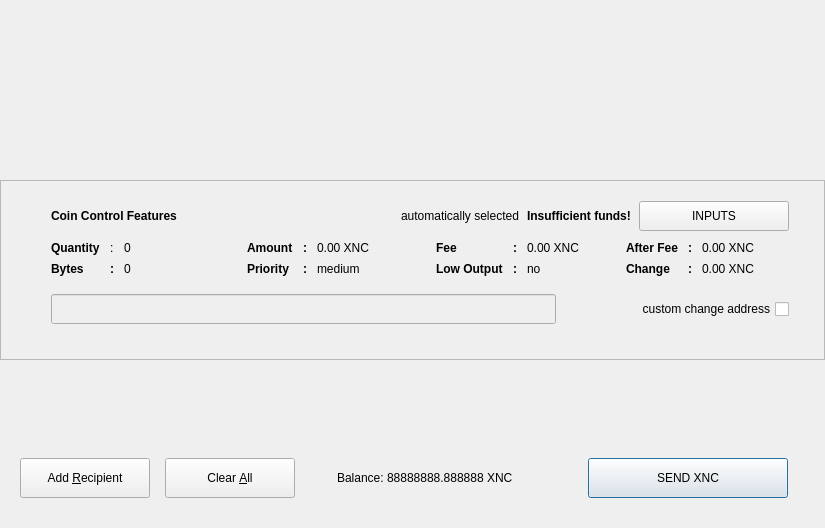
<?xml version="1.0" encoding="UTF-8"?>
<ui version="4.0">
 <class>SendCoinsDialog</class>
 <widget class="QDialog" name="SendCoinsDialog">
  <property name="geometry">
   <rect>
    <x>0</x>
    <y>0</y>
    <width>825</width>
    <height>550</height>
   </rect>
  </property>
  <property name="minimumSize">
   <size>
    <width>825</width>
    <height>550</height>
   </size>
  </property>
  <property name="windowTitle">
   <string>Send Coins</string>
  </property>
  <layout class="QVBoxLayout" name="verticalLayout" stretch="0,0,0,0">
   <property name="spacing">
    <number>0</number>
   </property>
   <property name="sizeConstraint">
    <enum>QLayout::SetFixedSize</enum>
   </property>
   <property name="margin">
    <number>0</number>
   </property>
   <item>
    <widget class="QFrame" name="frmBanner">
     <property name="minimumSize">
      <size>
       <width>825</width>
       <height>180</height>
      </size>
     </property>
     <property name="maximumSize">
      <size>
       <width>825</width>
       <height>180</height>
      </size>
     </property>
    </widget>
   </item>
   <item>
    <widget class="QFrame" name="frameCoinControl">
     <property name="enabled">
      <bool>true</bool>
     </property>
     <property name="sizePolicy">
      <sizepolicy hsizetype="Expanding" vsizetype="Expanding">
       <horstretch>0</horstretch>
       <verstretch>0</verstretch>
      </sizepolicy>
     </property>
     <property name="minimumSize">
      <size>
       <width>825</width>
       <height>180</height>
      </size>
     </property>
     <property name="maximumSize">
      <size>
       <width>825</width>
       <height>180</height>
      </size>
     </property>
     <property name="frameShape">
      <enum>QFrame::StyledPanel</enum>
     </property>
     <property name="frameShadow">
      <enum>QFrame::Sunken</enum>
     </property>
     <layout class="QVBoxLayout" name="verticalLayoutCoinControl2">
      <property name="spacing">
       <number>0</number>
      </property>
      <property name="leftMargin">
       <number>50</number>
      </property>
      <property name="topMargin">
       <number>20</number>
      </property>
      <property name="rightMargin">
       <number>35</number>
      </property>
      <property name="bottomMargin">
       <number>20</number>
      </property>
      <item>
       <spacer name="verticalSpacer_2">
        <property name="orientation">
         <enum>Qt::Vertical</enum>
        </property>
        <property name="sizeType">
         <enum>QSizePolicy::Maximum</enum>
        </property>
        <property name="sizeHint" stdset="0">
         <size>
          <width>20</width>
          <height>10</height>
         </size>
        </property>
       </spacer>
      </item>
      <item>
       <layout class="QVBoxLayout" name="verticalLayoutCoinControl" stretch="0,1,0">
        <property name="spacing">
         <number>0</number>
        </property>
        <property name="leftMargin">
         <number>0</number>
        </property>
        <property name="topMargin">
         <number>0</number>
        </property>
        <item>
         <layout class="QHBoxLayout" name="hLayoutHeader1" stretch="0,0,0,0,0">
          <property name="spacing">
           <number>8</number>
          </property>
          <property name="bottomMargin">
           <number>10</number>
          </property>
          <item>
           <widget class="QLabel" name="labelCoinControlFeatures">
            <property name="sizePolicy">
             <sizepolicy hsizetype="Preferred" vsizetype="Maximum">
              <horstretch>0</horstretch>
              <verstretch>0</verstretch>
             </sizepolicy>
            </property>
            <property name="font">
             <font>
              <weight>75</weight>
              <bold>true</bold>
             </font>
            </property>
            <property name="text">
             <string>Coin Control Features</string>
            </property>
           </widget>
          </item>
          <item>
           <spacer name="horizontalSpacerCoinControl">
            <property name="orientation">
             <enum>Qt::Horizontal</enum>
            </property>
            <property name="sizeHint" stdset="0">
             <size>
              <width>40</width>
              <height>1</height>
             </size>
            </property>
           </spacer>
          </item>
          <item>
           <widget class="QLabel" name="labelCoinControlAutomaticallySelected">
            <property name="text">
             <string>automatically selected</string>
            </property>
            <property name="margin">
             <number>5</number>
            </property>
           </widget>
          </item>
          <item>
           <widget class="QLabel" name="labelCoinControlInsuffFunds">
            <property name="font">
             <font>
              <weight>75</weight>
              <bold>true</bold>
             </font>
            </property>
            <property name="text">
             <string>Insufficient funds!</string>
            </property>
            <property name="margin">
             <number>5</number>
            </property>
           </widget>
          </item>
          <item>
           <widget class="QPushButton" name="pushButtonCoinControl">
            <property name="minimumSize">
             <size>
              <width>150</width>
              <height>30</height>
             </size>
            </property>
            <property name="text">
             <string>INPUTS</string>
            </property>
           </widget>
          </item>
         </layout>
        </item>
        <item>
         <widget class="QWidget" name="widgetCoinControl" native="true">
          <property name="sizePolicy">
           <sizepolicy hsizetype="Preferred" vsizetype="Preferred">
            <horstretch>0</horstretch>
            <verstretch>0</verstretch>
           </sizepolicy>
          </property>
          <property name="minimumSize">
           <size>
            <width>0</width>
            <height>0</height>
           </size>
          </property>
          <layout class="QHBoxLayout" name="horizontalLayoutCoinControl5">
           <property name="margin">
            <number>0</number>
           </property>
           <item>
            <layout class="QHBoxLayout" name="horizontalLayoutCoinControl3" stretch="1,1,1,1">
             <property name="spacing">
              <number>20</number>
             </property>
             <property name="topMargin">
              <number>0</number>
             </property>
             <property name="bottomMargin">
              <number>18</number>
             </property>
             <item>
              <layout class="QGridLayout" name="gridLayout" columnstretch="0,0,1" columnminimumwidth="0,0,0">
               <property name="leftMargin">
                <number>0</number>
               </property>
               <property name="topMargin">
                <number>0</number>
               </property>
               <property name="rightMargin">
                <number>6</number>
               </property>
               <property name="horizontalSpacing">
                <number>10</number>
               </property>
               <property name="verticalSpacing">
                <number>7</number>
               </property>
               <item row="0" column="0">
                <widget class="QLabel" name="labelCoinControlQuantityText">
                 <property name="font">
                  <font>
                   <weight>75</weight>
                   <bold>true</bold>
                  </font>
                 </property>
                 <property name="text">
                  <string>Quantity</string>
                 </property>
                 <property name="margin">
                  <number>0</number>
                 </property>
                </widget>
               </item>
               <item row="1" column="2">
                <widget class="QLabel" name="labelCoinControlBytes">
                 <property name="cursor">
                  <cursorShape>IBeamCursor</cursorShape>
                 </property>
                 <property name="contextMenuPolicy">
                  <enum>Qt::ActionsContextMenu</enum>
                 </property>
                 <property name="text">
                  <string>0</string>
                 </property>
                 <property name="textInteractionFlags">
                  <set>Qt::LinksAccessibleByMouse|Qt::TextSelectableByKeyboard|Qt::TextSelectableByMouse</set>
                 </property>
                </widget>
               </item>
               <item row="0" column="2">
                <widget class="QLabel" name="labelCoinControlQuantity">
                 <property name="cursor">
                  <cursorShape>IBeamCursor</cursorShape>
                 </property>
                 <property name="contextMenuPolicy">
                  <enum>Qt::ActionsContextMenu</enum>
                 </property>
                 <property name="text">
                  <string>0</string>
                 </property>
                 <property name="margin">
                  <number>0</number>
                 </property>
                 <property name="textInteractionFlags">
                  <set>Qt::LinksAccessibleByMouse|Qt::TextSelectableByKeyboard|Qt::TextSelectableByMouse</set>
                 </property>
                </widget>
               </item>
               <item row="0" column="1">
                <widget class="QLabel" name="lblSemiColon11">
                 <property name="text">
                  <string>:</string>
                 </property>
                </widget>
               </item>
               <item row="1" column="0">
                <widget class="QLabel" name="labelCoinControlBytesText">
                 <property name="font">
                  <font>
                   <weight>75</weight>
                   <bold>true</bold>
                  </font>
                 </property>
                 <property name="text">
                  <string>Bytes</string>
                 </property>
                </widget>
               </item>
               <item row="1" column="1">
                <widget class="QLabel" name="lblSemiColon12">
                 <property name="font">
                  <font>
                   <weight>75</weight>
                   <bold>true</bold>
                  </font>
                 </property>
                 <property name="text">
                  <string>:</string>
                 </property>
                </widget>
               </item>
              </layout>
             </item>
             <item>
              <layout class="QGridLayout" name="gridLayout_2" columnstretch="0,0,1">
               <property name="leftMargin">
                <number>6</number>
               </property>
               <property name="topMargin">
                <number>0</number>
               </property>
               <property name="rightMargin">
                <number>6</number>
               </property>
               <property name="horizontalSpacing">
                <number>10</number>
               </property>
               <property name="verticalSpacing">
                <number>7</number>
               </property>
               <item row="0" column="0">
                <widget class="QLabel" name="labelCoinControlAmountText">
                 <property name="font">
                  <font>
                   <weight>75</weight>
                   <bold>true</bold>
                  </font>
                 </property>
                 <property name="text">
                  <string>Amount</string>
                 </property>
                 <property name="margin">
                  <number>0</number>
                 </property>
                </widget>
               </item>
               <item row="1" column="2">
                <widget class="QLabel" name="labelCoinControlPriority">
                 <property name="cursor">
                  <cursorShape>IBeamCursor</cursorShape>
                 </property>
                 <property name="contextMenuPolicy">
                  <enum>Qt::ActionsContextMenu</enum>
                 </property>
                 <property name="text">
                  <string>medium</string>
                 </property>
                 <property name="textInteractionFlags">
                  <set>Qt::LinksAccessibleByMouse|Qt::TextSelectableByKeyboard|Qt::TextSelectableByMouse</set>
                 </property>
                </widget>
               </item>
               <item row="1" column="0">
                <widget class="QLabel" name="labelCoinControlPriorityText">
                 <property name="font">
                  <font>
                   <weight>75</weight>
                   <bold>true</bold>
                  </font>
                 </property>
                 <property name="text">
                  <string>Priority</string>
                 </property>
                </widget>
               </item>
               <item row="0" column="2">
                <widget class="QLabel" name="labelCoinControlAmount">
                 <property name="cursor">
                  <cursorShape>IBeamCursor</cursorShape>
                 </property>
                 <property name="contextMenuPolicy">
                  <enum>Qt::ActionsContextMenu</enum>
                 </property>
                 <property name="text">
                  <string>0.00 XNC</string>
                 </property>
                 <property name="textInteractionFlags">
                  <set>Qt::LinksAccessibleByMouse|Qt::TextSelectableByKeyboard|Qt::TextSelectableByMouse</set>
                 </property>
                </widget>
               </item>
               <item row="0" column="1">
                <widget class="QLabel" name="lblSemiColon21">
                 <property name="font">
                  <font>
                   <weight>75</weight>
                   <bold>true</bold>
                  </font>
                 </property>
                 <property name="text">
                  <string>:</string>
                 </property>
                </widget>
               </item>
               <item row="1" column="1">
                <widget class="QLabel" name="lblSemiColon22">
                 <property name="font">
                  <font>
                   <weight>75</weight>
                   <bold>true</bold>
                  </font>
                 </property>
                 <property name="text">
                  <string>:</string>
                 </property>
                </widget>
               </item>
              </layout>
             </item>
             <item>
              <layout class="QGridLayout" name="gridLayout_3" columnstretch="0,0,1">
               <property name="leftMargin">
                <number>6</number>
               </property>
               <property name="topMargin">
                <number>0</number>
               </property>
               <property name="rightMargin">
                <number>6</number>
               </property>
               <property name="horizontalSpacing">
                <number>10</number>
               </property>
               <property name="verticalSpacing">
                <number>7</number>
               </property>
               <item row="0" column="2">
                <widget class="QLabel" name="labelCoinControlFee">
                 <property name="cursor">
                  <cursorShape>IBeamCursor</cursorShape>
                 </property>
                 <property name="contextMenuPolicy">
                  <enum>Qt::ActionsContextMenu</enum>
                 </property>
                 <property name="text">
                  <string>0.00 XNC</string>
                 </property>
                 <property name="textInteractionFlags">
                  <set>Qt::LinksAccessibleByMouse|Qt::TextSelectableByKeyboard|Qt::TextSelectableByMouse</set>
                 </property>
                </widget>
               </item>
               <item row="1" column="0">
                <widget class="QLabel" name="labelCoinControlLowOutputText">
                 <property name="font">
                  <font>
                   <weight>75</weight>
                   <bold>true</bold>
                  </font>
                 </property>
                 <property name="text">
                  <string>Low Output</string>
                 </property>
                </widget>
               </item>
               <item row="1" column="2">
                <widget class="QLabel" name="labelCoinControlLowOutput">
                 <property name="cursor">
                  <cursorShape>IBeamCursor</cursorShape>
                 </property>
                 <property name="contextMenuPolicy">
                  <enum>Qt::ActionsContextMenu</enum>
                 </property>
                 <property name="text">
                  <string>no</string>
                 </property>
                 <property name="textInteractionFlags">
                  <set>Qt::LinksAccessibleByMouse|Qt::TextSelectableByKeyboard|Qt::TextSelectableByMouse</set>
                 </property>
                </widget>
               </item>
               <item row="0" column="0">
                <widget class="QLabel" name="labelCoinControlFeeText">
                 <property name="font">
                  <font>
                   <weight>75</weight>
                   <bold>true</bold>
                  </font>
                 </property>
                 <property name="text">
                  <string>Fee</string>
                 </property>
                 <property name="margin">
                  <number>0</number>
                 </property>
                </widget>
               </item>
               <item row="0" column="1">
                <widget class="QLabel" name="lblSemiColon31">
                 <property name="font">
                  <font>
                   <weight>75</weight>
                   <bold>true</bold>
                  </font>
                 </property>
                 <property name="text">
                  <string>:</string>
                 </property>
                </widget>
               </item>
               <item row="1" column="1">
                <widget class="QLabel" name="lblSemiColon32">
                 <property name="font">
                  <font>
                   <weight>75</weight>
                   <bold>true</bold>
                  </font>
                 </property>
                 <property name="text">
                  <string>:</string>
                 </property>
                </widget>
               </item>
              </layout>
             </item>
             <item>
              <layout class="QGridLayout" name="gridLayout_4" columnstretch="0,0,1">
               <property name="leftMargin">
                <number>6</number>
               </property>
               <property name="topMargin">
                <number>0</number>
               </property>
               <property name="rightMargin">
                <number>0</number>
               </property>
               <property name="horizontalSpacing">
                <number>10</number>
               </property>
               <property name="verticalSpacing">
                <number>7</number>
               </property>
               <item row="0" column="0">
                <widget class="QLabel" name="labelCoinControlAfterFeeText">
                 <property name="font">
                  <font>
                   <weight>75</weight>
                   <bold>true</bold>
                  </font>
                 </property>
                 <property name="text">
                  <string>After Fee</string>
                 </property>
                 <property name="margin">
                  <number>0</number>
                 </property>
                </widget>
               </item>
               <item row="1" column="2">
                <widget class="QLabel" name="labelCoinControlChange">
                 <property name="cursor">
                  <cursorShape>IBeamCursor</cursorShape>
                 </property>
                 <property name="contextMenuPolicy">
                  <enum>Qt::ActionsContextMenu</enum>
                 </property>
                 <property name="text">
                  <string>0.00 XNC</string>
                 </property>
                 <property name="textInteractionFlags">
                  <set>Qt::LinksAccessibleByMouse|Qt::TextSelectableByKeyboard|Qt::TextSelectableByMouse</set>
                 </property>
                </widget>
               </item>
               <item row="0" column="2">
                <widget class="QLabel" name="labelCoinControlAfterFee">
                 <property name="cursor">
                  <cursorShape>IBeamCursor</cursorShape>
                 </property>
                 <property name="contextMenuPolicy">
                  <enum>Qt::ActionsContextMenu</enum>
                 </property>
                 <property name="text">
                  <string>0.00 XNC</string>
                 </property>
                 <property name="textInteractionFlags">
                  <set>Qt::LinksAccessibleByMouse|Qt::TextSelectableByKeyboard|Qt::TextSelectableByMouse</set>
                 </property>
                </widget>
               </item>
               <item row="1" column="0">
                <widget class="QLabel" name="labelCoinControlChangeText">
                 <property name="font">
                  <font>
                   <weight>75</weight>
                   <bold>true</bold>
                  </font>
                 </property>
                 <property name="text">
                  <string>Change</string>
                 </property>
                </widget>
               </item>
               <item row="0" column="1">
                <widget class="QLabel" name="lblSemiColon41">
                 <property name="font">
                  <font>
                   <weight>75</weight>
                   <bold>true</bold>
                  </font>
                 </property>
                 <property name="text">
                  <string>:</string>
                 </property>
                </widget>
               </item>
               <item row="1" column="1">
                <widget class="QLabel" name="lblSemiColon42">
                 <property name="font">
                  <font>
                   <weight>75</weight>
                   <bold>true</bold>
                  </font>
                 </property>
                 <property name="text">
                  <string>:</string>
                 </property>
                </widget>
               </item>
              </layout>
             </item>
            </layout>
           </item>
          </layout>
         </widget>
        </item>
        <item>
         <layout class="QHBoxLayout" name="hLayoutHeader3" stretch="1,0,0">
          <property name="spacing">
           <number>15</number>
          </property>
          <property name="topMargin">
           <number>0</number>
          </property>
          <property name="rightMargin">
           <number>0</number>
          </property>
          <item>
           <widget class="QLineEdit" name="lineEditCoinControlChange">
            <property name="enabled">
             <bool>false</bool>
            </property>
            <property name="sizePolicy">
             <sizepolicy hsizetype="Expanding" vsizetype="Fixed">
              <horstretch>0</horstretch>
              <verstretch>0</verstretch>
             </sizepolicy>
            </property>
            <property name="minimumSize">
             <size>
              <width>0</width>
              <height>30</height>
             </size>
            </property>
            <property name="maximumSize">
             <size>
              <width>16777215</width>
              <height>30</height>
             </size>
            </property>
           </widget>
          </item>
          <item>
           <widget class="QLabel" name="labelCoinControlChangeLabel">
            <property name="sizePolicy">
             <sizepolicy hsizetype="Preferred" vsizetype="Expanding">
              <horstretch>0</horstretch>
              <verstretch>0</verstretch>
             </sizepolicy>
            </property>
            <property name="minimumSize">
             <size>
              <width>50</width>
              <height>30</height>
             </size>
            </property>
            <property name="font">
             <font>
              <pointsize>12</pointsize>
             </font>
            </property>
           </widget>
          </item>
          <item>
           <widget class="QCheckBox" name="checkBoxCoinControlChange">
            <property name="minimumSize">
             <size>
              <width>150</width>
              <height>30</height>
             </size>
            </property>
            <property name="maximumSize">
             <size>
              <width>16777215</width>
              <height>30</height>
             </size>
            </property>
            <property name="layoutDirection">
             <enum>Qt::RightToLeft</enum>
            </property>
            <property name="text">
             <string>custom change address</string>
            </property>
           </widget>
          </item>
         </layout>
        </item>
       </layout>
      </item>
      <item>
       <spacer name="verticalSpacer_3">
        <property name="orientation">
         <enum>Qt::Vertical</enum>
        </property>
        <property name="sizeType">
         <enum>QSizePolicy::Maximum</enum>
        </property>
        <property name="sizeHint" stdset="0">
         <size>
          <width>20</width>
          <height>30</height>
         </size>
        </property>
       </spacer>
      </item>
     </layout>
    </widget>
   </item>
   <item>
    <widget class="QScrollArea" name="scrollArea">
     <property name="minimumSize">
      <size>
       <width>825</width>
       <height>0</height>
      </size>
     </property>
     <property name="maximumSize">
      <size>
       <width>825</width>
       <height>16777215</height>
      </size>
     </property>
     <property name="frameShape">
      <enum>QFrame::NoFrame</enum>
     </property>
     <property name="frameShadow">
      <enum>QFrame::Plain</enum>
     </property>
     <property name="horizontalScrollBarPolicy">
      <enum>Qt::ScrollBarAlwaysOff</enum>
     </property>
     <property name="widgetResizable">
      <bool>true</bool>
     </property>
     <widget class="QWidget" name="scrollAreaWidgetContents">
      <property name="geometry">
       <rect>
        <x>0</x>
        <y>0</y>
        <width>825</width>
        <height>90</height>
       </rect>
      </property>
      <layout class="QVBoxLayout" name="verticalLayout_2">
       <property name="spacing">
        <number>0</number>
       </property>
       <property name="margin">
        <number>0</number>
       </property>
       <item>
        <layout class="QVBoxLayout" name="entries">
         <property name="spacing">
          <number>0</number>
         </property>
        </layout>
       </item>
       <item>
        <spacer name="verticalSpacer">
         <property name="orientation">
          <enum>Qt::Vertical</enum>
         </property>
         <property name="sizeHint" stdset="0">
          <size>
           <width>20</width>
           <height>40</height>
          </size>
         </property>
        </spacer>
       </item>
      </layout>
     </widget>
    </widget>
   </item>
   <item>
    <layout class="QHBoxLayout" name="horizontalLayout" stretch="0,0,0,0">
     <property name="spacing">
      <number>15</number>
     </property>
     <property name="leftMargin">
      <number>20</number>
     </property>
     <property name="topMargin">
      <number>30</number>
     </property>
     <property name="rightMargin">
      <number>37</number>
     </property>
     <property name="bottomMargin">
      <number>30</number>
     </property>
     <item>
      <widget class="QPushButton" name="addButton">
       <property name="minimumSize">
        <size>
         <width>130</width>
         <height>40</height>
        </size>
       </property>
       <property name="toolTip">
        <string>Send to multiple recipients at once</string>
       </property>
       <property name="text">
        <string>Add &amp;Recipient</string>
       </property>
       <property name="autoDefault">
        <bool>false</bool>
       </property>
      </widget>
     </item>
     <item>
      <widget class="QPushButton" name="clearButton">
       <property name="sizePolicy">
        <sizepolicy hsizetype="Minimum" vsizetype="Fixed">
         <horstretch>0</horstretch>
         <verstretch>0</verstretch>
        </sizepolicy>
       </property>
       <property name="minimumSize">
        <size>
         <width>130</width>
         <height>40</height>
        </size>
       </property>
       <property name="toolTip">
        <string>Remove all transaction fields</string>
       </property>
       <property name="text">
        <string>Clear &amp;All</string>
       </property>
       <property name="autoRepeatDelay">
        <number>300</number>
       </property>
       <property name="autoDefault">
        <bool>false</bool>
       </property>
      </widget>
     </item>
     <item>
      <widget class="QFrame" name="frmBalance">
       <layout class="QHBoxLayout" name="horizontalLayout_2">
        <property name="spacing">
         <number>3</number>
        </property>
        <item>
         <spacer name="horizontalSpacer">
          <property name="orientation">
           <enum>Qt::Horizontal</enum>
          </property>
          <property name="sizeHint" stdset="0">
           <size>
            <width>15</width>
            <height>20</height>
           </size>
          </property>
         </spacer>
        </item>
<!--
        <item>
         <widget class="QLabel" name="label">
          <property name="minimumSize">
           <size>
            <width>30</width>
            <height>20</height>
           </size>
          </property>
          <property name="sizePolicy">
           <sizepolicy hsizetype="Fixed" vsizetype="Fixed">
            <horstretch>0</horstretch>
            <verstretch>0</verstretch>
           </sizepolicy>
          </property>
          <property name="text">
           <string>Balance:</string>
          </property>
         </widget>
        </item>
  -->
        <item>
         <widget class="QLabel" name="labelBalance">
          <property name="minimumSize">
           <size>
            <width>210</width>
            <height>20</height>
           </size>
          </property>
          <property name="sizePolicy">
           <sizepolicy hsizetype="Preferred" vsizetype="Fixed">
            <horstretch>0</horstretch>
            <verstretch>0</verstretch>
           </sizepolicy>
          </property>
          <property name="cursor">
           <cursorShape>IBeamCursor</cursorShape>
          </property>
          <property name="text">
           <string>Balance: 88888888.888888 XNC</string>
          </property>
          <property name="textInteractionFlags">
           <set>Qt::LinksAccessibleByMouse|Qt::TextSelectableByKeyboard|Qt::TextSelectableByMouse</set>
          </property>
         </widget>
        </item>
        <item>
         <spacer name="horizontalSpacer_2">
          <property name="orientation">
           <enum>Qt::Horizontal</enum>
          </property>
          <property name="sizeHint" stdset="0">
           <size>
            <width>15</width>
            <height>20</height>
           </size>
          </property>
         </spacer>
        </item>
       </layout>
      </widget>
     </item>
     <item>
      <widget class="QPushButton" name="sendButton">
       <property name="minimumSize">
        <size>
         <width>200</width>
         <height>40</height>
        </size>
       </property>
       <property name="toolTip">
        <string>Confirm the send action</string>
       </property>
       <property name="text">
        <string>SEND XNC</string>
       </property>
       <property name="default">
        <bool>true</bool>
       </property>
      </widget>
     </item>
    </layout>
   </item>
  </layout>
 </widget>
 <resources/>
 <connections/>
</ui>
